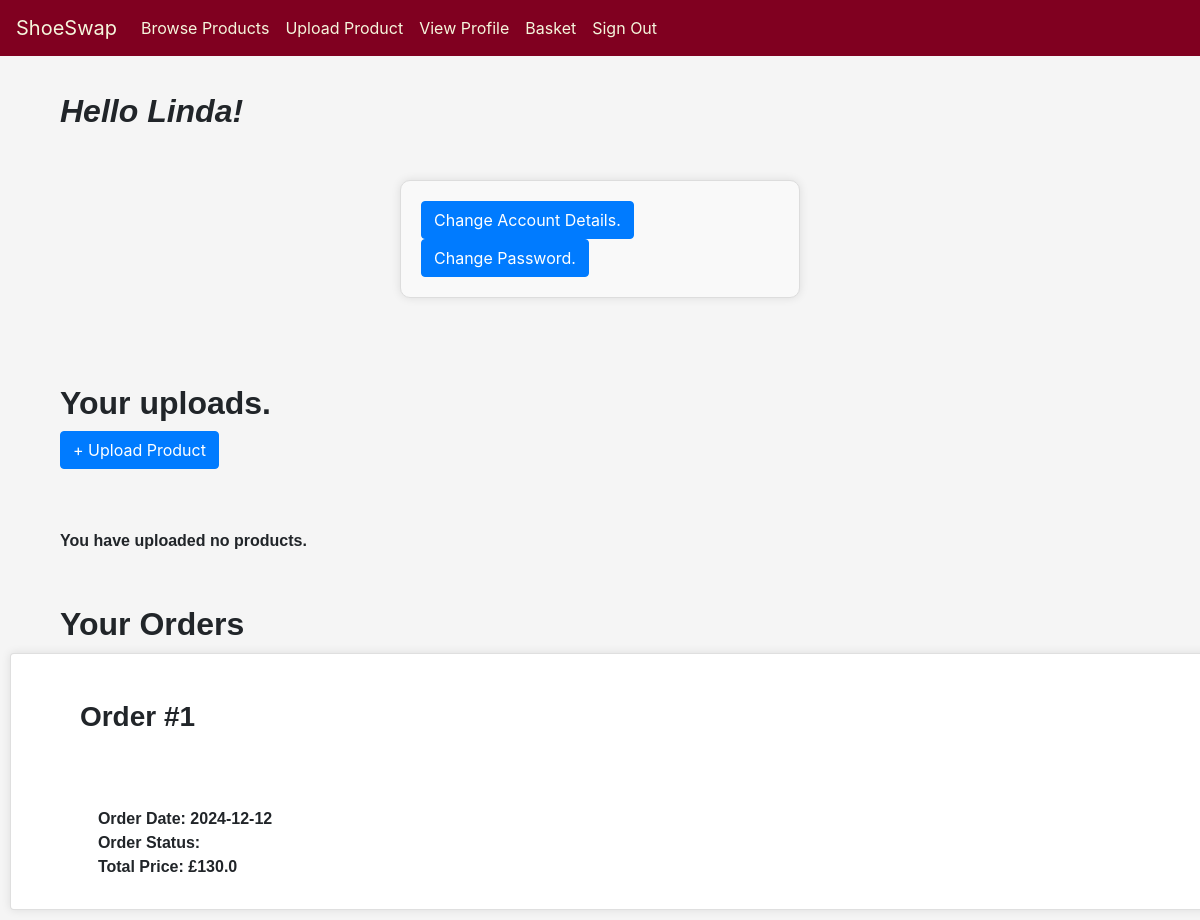
The app's page /profile (signed in) with its own data.
### app/models.py (models this page shows)
class Customers(UserMixin, db.Model):
    __tablename__='Customers'
    id = db.Column(db.Integer, primary_key=True)
    first_name = db.Column(db.String(30), nullable=False)
    last_name = db.Column(db.String(30), nullable=False)
    email = db.Column(db.String(100), unique=True, nullable=False)
    password = db.Column(db.String(200), nullable=False)

class CustomerOrders(db.Model):
    __tablename__='Customerorders'
    id = db.Column(db.Integer, primary_key=True)
    customer_id = db.Column(db.Integer, db.ForeignKey('Customers.id'), nullable=False)
    order_date = db.Column(db.String, nullable=False)
    shipping_address_id = db.Column(db.Integer, db.ForeignKey('Addresses.id'), nullable=False)
    total_price = db.Column(db.Float, nullable=False)
    order_complete = db.Column(db.Boolean, default=False)

### app/views.py (the view)
@app.route("/profile")
@login_required
def profile():
     user_products = Products.query.filter_by(owner_id=current_user.id).all()
     user_orders = CustomerOrders.query.filter_by(customer_id=current_user.id).all()
     form = EditPasswordForm()
     return render_template('profile.html', title="Your Profile", user=current_user, products=user_products, userorders=user_orders, changepassword=False, form=form)

### app/views.py (called while the page is built)
@login_manager.user_loader
def load_user(id):
    return Customers.query.get(int(id))

### app/templates/profile.html (shortened to what this page needs)
{% extends "base.html" %}
 {% block content %}
    <h2 class="info"><i>Hello {{ user.first_name }}!</i></h2>
        <div class="user-attributes">
            <form action="" method="POST" id="login-signup">
            {% if changepassword == True %}
                <p>
                    <label>Old Password:
                    {{ form.old_password }}</label><br>
                </p>
                <p>
                    <label>New Password:
                    {{ form.new_password }}</label><br>
                </p>
                <p>
                    <label>
                    {{ form.submit }}</label>
                    <a class="btn btn-danger" href="{{ url_for('profile') }}">Cancel</a>
                </p>
            </form>
            {% else %}
                <a class="btn btn-primary" href="{{ url_for('editaccount', id=user.id) }}">Change Account Details.</a>
                <a class="btn btn-primary" href="{{ url_for('editpassword', id=user.id) }}">Change Password.</a>
            {% endif %}
        </div>
        {% if changepassword == False %}
            <h2 class="info">Your uploads.</h2>
            <div class="filters">
            <a class="btn btn-primary" href="{{ url_for('add') }} ">+ Upload Product</a>
            </div>
                {% if products.__len__() > 0 %}
                <div class="product-cards-container">
                        {% for p in products %}
                            <div class="card product-card">
                                <div class="card-body">
                                    <img src="{{ url_for('getimage', id=p.id) }}"  alt="{{ p.name }}" class="product-image card-img-top">
                                    <br><br>
                                    <h4 class="details title card-title fw-bold ">{{ p.product_name }} </h4>
                                    <h3 class="details card-subtitle fw-dark"><strong>£{{ p.price }}</strong></h3>
                                    <div class="details card-text fw-lighter"><i>{{ p.description }}</i> </div>
                                    <br>
                                    <h6 class="details card-subtitle fw-light">Quanity Available x {{ p.quantity_available }}</h6>
                                    <br>
                                    <a class="like-controls" id="likes-{{p.id}}"> This product has {{p.likes}} Likes 🖤 </a>
                                    <div class="controls">
                                        <a class="btn btn-primary" href="{{ url_for('edit', id=p.id) }}">Edit</a>
                                        <a class="btn btn-danger" href="{{ url_for('delete', id=p.id)}}">Delete</a>
                                    </div>
                                </div>
                            </div>
                        {% endfor %}
                </div>
                {% else %}
                    <p class="danger info">You have uploaded no products.</p>
                {% endif %}
            <h2 class="info">Your Orders</h2>
            {% if userorders.__len__() > 0 %}
                {% for uo in userorders %}
                    <div class="card">
                        <div class="card-title">
                            <h3 class="info">Order #{{ uo.id }}</h3>
                        </div>
                        <div class="card-body">
                            <div class="info">
                                Order Date: {{ uo.order_date }}<br>
                                Order Status: {{ uo.status }}<br>
                                Total Price: £{{ uo.total_price }}<br>
                            </div>
                         </div>
                    </div>
                {% endfor %}
            {% else %}
                <p class="emptymessage">You have no orders.</p>
                <div class="filters">
                <a class="btn btn-primary" href="{{ url_for('viewbasket') }} ">Go to Basket</a>
                    </div>
                {% endif %}
            {% endif %}
{% endblock %}

### app/static/base_styles.css (style rules this page uses)
html body { min-width: 480px; width:100%; background-color: whitesmoke; }
.info { padding-top: 3%; padding-left: 5%; font-family:'Gill Sans', 'Gill Sans MT', Calibri, 'Trebuchet MS', sans-serif; font-weight: bolder; }
.card { border: 1px solid #ddd; border-radius: 10px; padding: 10px; background-color: #fff; box-shadow: 0 0 10px rgba(0, 0, 0, 0.1); margin: 10px; width: 100%; }
#login-signup { width: 100%; padding: 5%; max-width: 400px; margin: 50px auto; padding: 20px; border: 1px solid #ddd; border-radius: 10px; background-color: #f9f9f9; box-shadow: 0 0 10px rgba(0, 0, 0, 0.1); }

### records on screen
Customers: first_name "Linda"
CustomerOrders: id "1", order_date "2024-12-12", total_price "130.0"
